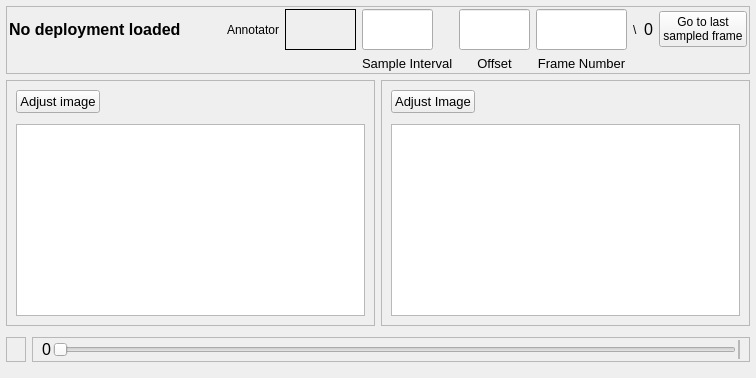
  <widget class="QWidget" name="centralwidget">
   <layout class="QVBoxLayout" name="verticalLayout">
    <property name="leftMargin">
     <number>6</number>
    </property>
    <property name="topMargin">
     <number>6</number>
    </property>
    <property name="rightMargin">
     <number>6</number>
    </property>
    <property name="bottomMargin">
     <number>6</number>
    </property>
    <item>
     <widget class="QFrame" name="upperFrame">
      <property name="enabled">
       <bool>true</bool>
      </property>
      <property name="frameShape">
       <enum>QFrame::StyledPanel</enum>
      </property>
      <property name="frameShadow">
       <enum>QFrame::Raised</enum>
      </property>
      <layout class="QGridLayout" name="gridLayout_2">
       <property name="leftMargin">
        <number>2</number>
       </property>
       <property name="topMargin">
        <number>2</number>
       </property>
       <property name="rightMargin">
        <number>2</number>
       </property>
       <property name="bottomMargin">
        <number>2</number>
       </property>
       <item row="0" column="1">
        <widget class="QLabel" name="deploymentBox">
         <property name="font">
          <font>
           <pointsize>12</pointsize>
           <weight>75</weight>
           <bold>true</bold>
          </font>
         </property>
         <property name="text">
          <string>No deployment loaded</string>
         </property>
        </widget>
       </item>
       <item row="0" column="10">
        <widget class="QLabel" name="label_7">
         <property name="text">
          <string>Annotator</string>
         </property>
        </widget>
       </item>
       <item row="0" column="15">
        <widget class="QLabel" name="label">
         <property name="text">
          <string>\</string>
         </property>
        </widget>
       </item>
       <item row="0" column="17">
        <widget class="QPushButton" name="lastFrameBtn">
         <property name="text">
          <string>Go to last 
sampled frame</string>
         </property>
        </widget>
       </item>
       <item row="1" column="12">
        <widget class="QLabel" name="label_18">
         <property name="font">
          <font>
           <pointsize>10</pointsize>
          </font>
         </property>
         <property name="text">
          <string>Sample Interval</string>
         </property>
        </widget>
       </item>
       <item row="0" column="9">
        <spacer name="horizontalSpacer_6">
         <property name="orientation">
          <enum>Qt::Horizontal</enum>
         </property>
         <property name="sizeHint" stdset="0">
          <size>
           <width>40</width>
           <height>20</height>
          </size>
         </property>
        </spacer>
       </item>
       <item row="0" column="16">
        <widget class="QLabel" name="maxFrame">
         <property name="font">
          <font>
           <pointsize>12</pointsize>
          </font>
         </property>
         <property name="text">
          <string>0</string>
         </property>
        </widget>
       </item>
       <item row="1" column="13">
        <widget class="QLabel" name="label_20">
         <property name="font">
          <font>
           <pointsize>10</pointsize>
          </font>
         </property>
         <property name="text">
          <string>Offset</string>
         </property>
         <property name="alignment">
          <set>Qt::AlignCenter</set>
         </property>
        </widget>
       </item>
       <item row="1" column="14">
        <widget class="QLabel" name="label_6">
         <property name="font">
          <font>
           <pointsize>10</pointsize>
          </font>
         </property>
         <property name="text">
          <string>Frame Number</string>
         </property>
         <property name="alignment">
          <set>Qt::AlignCenter</set>
         </property>
        </widget>
       </item>
       <item row="0" column="13">
        <widget class="QLineEdit" name="rateOffsetEdit">
         <property name="sizePolicy">
          <sizepolicy hsizetype="Fixed" vsizetype="Fixed">
           <horstretch>0</horstretch>
           <verstretch>0</verstretch>
          </sizepolicy>
         </property>
         <property name="minimumSize">
          <size>
           <width>71</width>
           <height>41</height>
          </size>
         </property>
         <property name="maximumSize">
          <size>
           <width>71</width>
           <height>41</height>
          </size>
         </property>
         <property name="font">
          <font>
           <pointsize>14</pointsize>
          </font>
         </property>
        </widget>
       </item>
       <item row="0" column="12">
        <widget class="QLineEdit" name="sampleRateEdit">
         <property name="sizePolicy">
          <sizepolicy hsizetype="Fixed" vsizetype="Fixed">
           <horstretch>0</horstretch>
           <verstretch>0</verstretch>
          </sizepolicy>
         </property>
         <property name="minimumSize">
          <size>
           <width>71</width>
           <height>41</height>
          </size>
         </property>
         <property name="maximumSize">
          <size>
           <width>71</width>
           <height>41</height>
          </size>
         </property>
         <property name="font">
          <font>
           <pointsize>14</pointsize>
          </font>
         </property>
        </widget>
       </item>
       <item row="0" column="14">
        <widget class="QLineEdit" name="frameBox">
         <property name="minimumSize">
          <size>
           <width>91</width>
           <height>41</height>
          </size>
         </property>
         <property name="maximumSize">
          <size>
           <width>91</width>
           <height>41</height>
          </size>
         </property>
         <property name="font">
          <font>
           <pointsize>14</pointsize>
          </font>
         </property>
        </widget>
       </item>
       <item row="0" column="11">
        <widget class="QLabel" name="annotatorLabel">
         <property name="minimumSize">
          <size>
           <width>71</width>
           <height>0</height>
          </size>
         </property>
         <property name="font">
          <font>
           <pointsize>12</pointsize>
           <weight>75</weight>
           <bold>true</bold>
          </font>
         </property>
         <property name="frameShape">
          <enum>QFrame::Box</enum>
         </property>
         <property name="text">
          <string/>
         </property>
        </widget>
       </item>
      </layout>
     </widget>
    </item>
    <item>
     <layout class="QHBoxLayout" name="horizontalLayout_19">
      <property name="bottomMargin">
       <number>5</number>
      </property>
      <item>
       <widget class="QFrame" name="frameLeft">
        <property name="frameShape">
         <enum>QFrame::StyledPanel</enum>
        </property>
        <property name="frameShadow">
         <enum>QFrame::Raised</enum>
        </property>
        <layout class="QVBoxLayout" name="verticalLayout_9">
         <item>
          <layout class="QHBoxLayout" name="horizontalLayout_9">
           <property name="bottomMargin">
            <number>5</number>
           </property>
           <item>
            <widget class="QPushButton" name="adjLeftBtn">
             <property name="font">
              <font>
               <pointsize>10</pointsize>
              </font>
             </property>
             <property name="text">
              <string>Adjust image</string>
             </property>
            </widget>
           </item>
           <item>
            <spacer name="horizontalSpacer">
             <property name="orientation">
              <enum>Qt::Horizontal</enum>
             </property>
             <property name="sizeHint" stdset="0">
              <size>
               <width>40</width>
               <height>20</height>
              </size>
             </property>
            </spacer>
           </item>
          </layout>
         </item>
         <item>
          <widget class="QImageViewer" name="gvLeft"/>
         </item>
        </layout>
       </widget>
      </item>
      <item>
       <widget class="QFrame" name="frameRight">
        <property name="frameShape">
         <enum>QFrame::StyledPanel</enum>
        </property>
        <property name="frameShadow">
         <enum>QFrame::Raised</enum>
        </property>
        <layout class="QVBoxLayout" name="verticalLayout_8">
         <item>
          <layout class="QHBoxLayout" name="horizontalLayout_10">
           <property name="bottomMargin">
            <number>5</number>
           </property>
           <item>
            <widget class="QPushButton" name="adjRightBtn">
             <property name="font">
              <font>
               <pointsize>10</pointsize>
              </font>
             </property>
             <property name="text">
              <string>Adjust Image</string>
             </property>
            </widget>
           </item>
           <item>
            <spacer name="horizontalSpacer_5">
             <property name="orientation">
              <enum>Qt::Horizontal</enum>
             </property>
             <property name="sizeHint" stdset="0">
              <size>
               <width>40</width>
               <height>20</height>
              </size>
             </property>
            </spacer>
           </item>
          </layout>
         </item>
         <item>
          <widget class="QImageViewer" name="gvRight"/>
         </item>
        </layout>
       </widget>
      </item>
     </layout>
    </item>
    <item>
     <layout class="QHBoxLayout" name="horizontalLayout_12">
      <property name="bottomMargin">
       <number>10</number>
      </property>
      <item>
       <widget class="QFrame" name="frame_2">
        <property name="maximumSize">
         <size>
          <width>251</width>
          <height>16777215</height>
         </size>
        </property>
        <property name="frameShape">
         <enum>QFrame::StyledPanel</enum>
        </property>
        <property name="frameShadow">
         <enum>QFrame::Raised</enum>
        </property>
        <layout class="QHBoxLayout" name="horizontalLayout_6"/>
       </widget>
      </item>
      <item>
       <widget class="QFrame" name="frame_10">
        <property name="minimumSize">
         <size>
          <width>0</width>
          <height>20</height>
         </size>
        </property>
        <property name="frameShape">
         <enum>QFrame::StyledPanel</enum>
        </property>
        <property name="frameShadow">
         <enum>QFrame::Raised</enum>
        </property>
        <layout class="QHBoxLayout" name="horizontalLayout_11">
         <property name="spacing">
          <number>2</number>
         </property>
         <property name="topMargin">
          <number>2</number>
         </property>
         <property name="bottomMargin">
          <number>2</number>
         </property>
         <item>
          <widget class="QLabel" name="minFrame">
           <property name="font">
            <font>
             <pointsize>12</pointsize>
            </font>
           </property>
           <property name="text">
            <string>0</string>
           </property>
          </widget>
         </item>
         <item>
          <widget class="QSlider" name="imageSlider">
           <property name="orientation">
            <enum>Qt::Horizontal</enum>
           </property>
          </widget>
         </item>
         <item>
          <widget class="QFrame" name="frame_11">
           <property name="frameShape">
            <enum>QFrame::StyledPanel</enum>
           </property>
           <property name="frameShadow">
            <enum>QFrame::Raised</enum>
           </property>
           <layout class="QHBoxLayout" name="horizontalLayout_5">
            <property name="leftMargin">
             <number>0</number>
            </property>
            <property name="topMargin">
             <number>0</number>
            </property>
            <property name="rightMargin">
             <number>0</number>
            </property>
            <property name="bottomMargin">
             <number>0</number>
            </property>
           </layout>
          </widget>
         </item>
        </layout>
       </widget>
      </item>
     </layout>
    </item>
   </layout>
  </widget>
